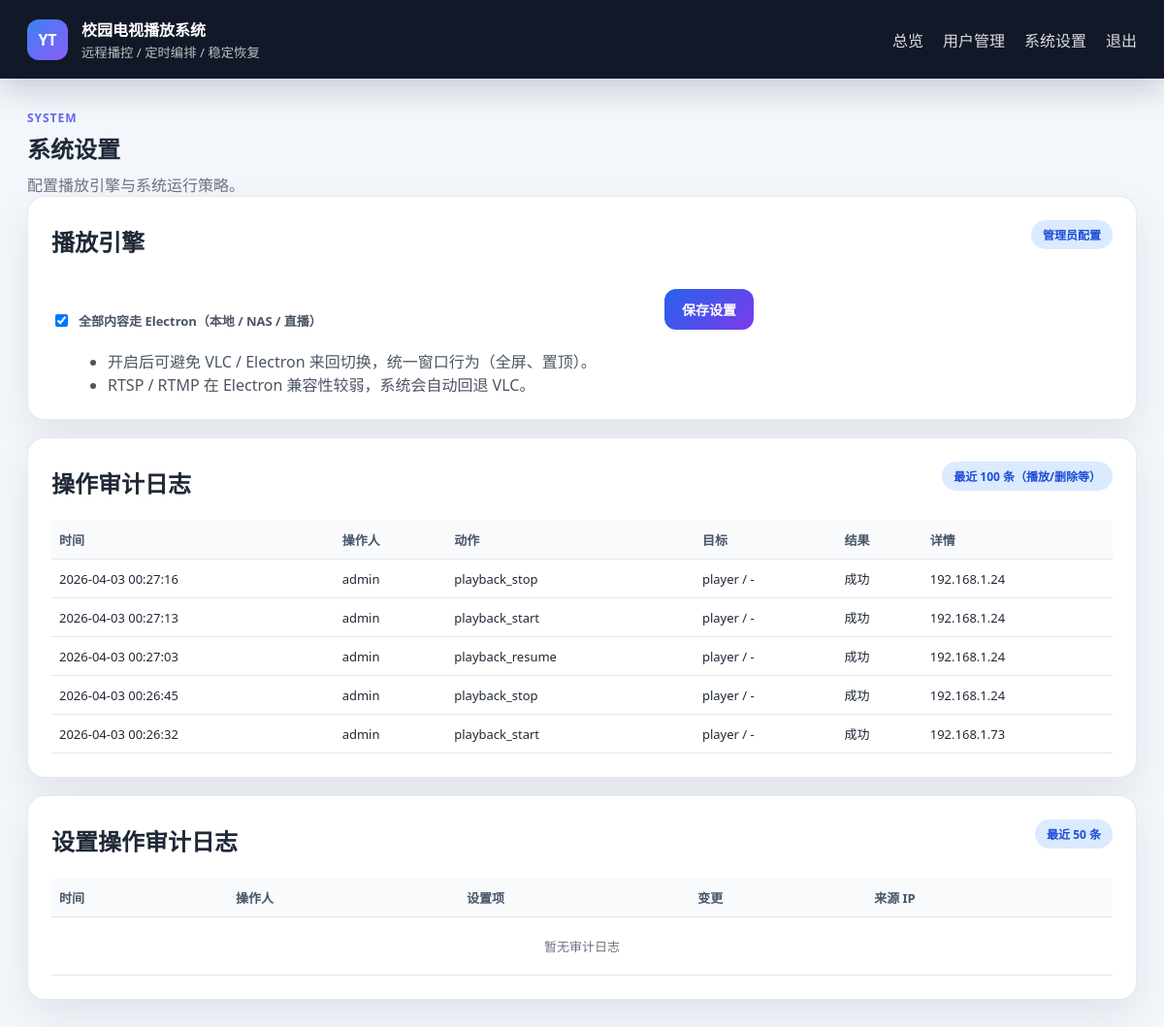
Before: /settings (signed in) with the older database file.
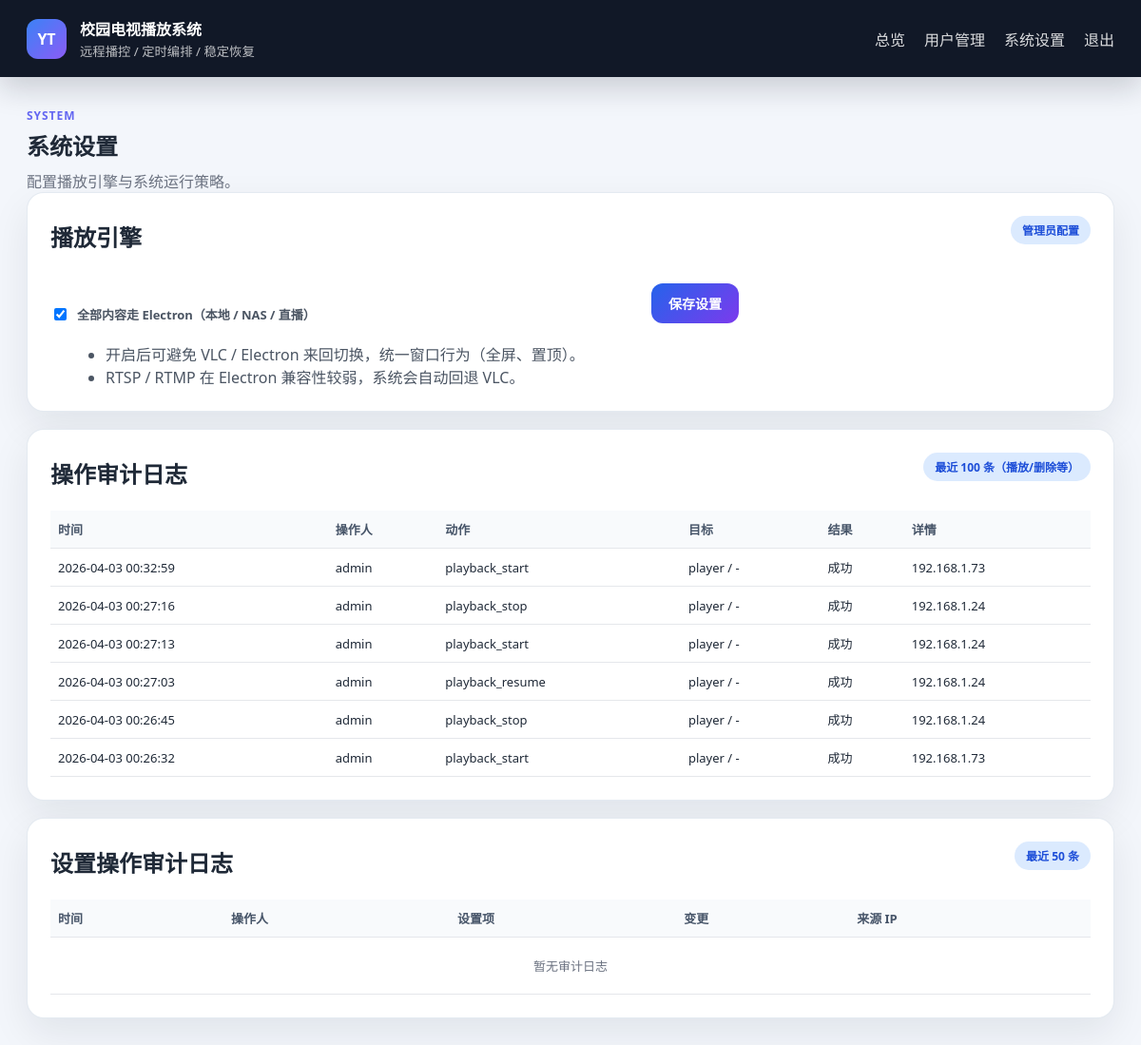
After: the same page with the newer database file.
### models.py (models this page shows, shortened)
class OperationAuditLog(db.Model):
    __tablename__ = "operation_audit_log"
    id = db.Column(db.Integer, primary_key=True)
    action = db.Column(db.String(100), nullable=False, index=True)  # playback_start / playback_stop / schedule_delete
    target_type = db.Column(db.String(50), nullable=False, default="system")  # schedule/player/system
    target_id = db.Column(db.String(100), nullable=False, default="")
    success = db.Column(db.Boolean, nullable=False, default=True)
    detail = db.Column(db.String(500), nullable=False, default="")
    operator_user_id = db.Column(db.Integer, nullable=True, index=True)
    operator_username = db.Column(db.String(50), nullable=False, default="")
    remote_addr = db.Column(db.String(100), nullable=False, default="")
    user_agent = db.Column(db.String(500), nullable=False, default="")
    created_at = db.Column(db.DateTime, nullable=False, default=datetime.now, index=True)

### web/routes.py (the view, shortened to what this page needs)
@main.route("/settings", methods=["GET", "POST"])
@login_required
def settings():
    if not current_user.is_admin:
        flash("只有管理员可以访问系统设置。", "error")
        return redirect(url_for("main.index"))
    all_play_via_electron = _get_setting_bool(SETTING_KEY_ALL_ELECTRON, Config.ALL_PLAY_VIA_ELECTRON)
    audit_logs = (
        SettingAuditLog.query.order_by(SettingAuditLog.created_at.desc(), SettingAuditLog.id.desc())
        .limit(50)
        .all()
    )
    operation_logs = (
        OperationAuditLog.query.order_by(OperationAuditLog.created_at.desc(), OperationAuditLog.id.desc())
        .limit(100)
        .all()
    )
    return render_template(
        "settings.html",
        all_play_via_electron=all_play_via_electron,
        audit_logs=audit_logs,
        operation_logs=operation_logs,
    )

### main.py (called while the page is built)
@login_manager.user_loader
def load_user(user_id):
    try:
        return db.session.get(User, int(user_id))
    except (TypeError, ValueError):
        return None

### web/routes.py (called while the page is built)
def _get_setting_bool(key, default=False):
    item = db.session.get(SystemSetting, key)
    if not item:
        return default
    return str(item.value).strip().lower() in {"1", "true", "yes", "on"}

### templates/settings.html (shortened to what this page needs)
{% extends "base.html" %}
{% block content %}
<section class="page-header">
    <div>
        <span class="eyebrow">System</span>
        <h1>系统设置</h1>
        <p>配置播放引擎与系统运行策略。</p>
    </div>
</section>
<section class="panel">
    <div class="panel-head">
        <h2>播放引擎</h2>
        <span class="chip info">管理员配置</span>
    </div>
    <form method="post" action="{{ url_for('main.settings') }}" class="schedule-form">
        <label class="check-field">
            <input type="checkbox" name="all_play_via_electron" {% if all_play_via_electron %}checked{% endif %}>
            <span>全部内容走 Electron（本地 / NAS / 直播）</span>
        </label>
        <div class="form-actions">
            <button type="submit" class="btn btn-primary">保存设置</button>
        </div>
    </form>
    <ul class="hint-list">
        <li>开启后可避免 VLC / Electron 来回切换，统一窗口行为（全屏、置顶）。</li>
        <li>RTSP / RTMP 在 Electron 兼容性较弱，系统会自动回退 VLC。</li>
    </ul>
</section>
<section class="panel">
    <div class="panel-head">
        <h2>操作审计日志</h2>
        <span class="chip info">最近 100 条（播放/删除等）</span>
    </div>
    <div class="table-wrap">
        <table class="audit-table">
            <thead>
                <tr>
                    <th>时间</th>
                    <th>操作人</th>
                    <th>动作</th>
                    <th>目标</th>
                    <th>结果</th>
                    <th>详情</th>
                </tr>
            </thead>
            <tbody>
                {% for item in operation_logs %}
                <tr>
                    <td>{{ item.created_at.strftime('%Y-%m-%d %H:%M:%S') }}</td>
                    <td>{{ item.operator_username or ('UID:' ~ item.operator_user_id) }}</td>
                    <td>{{ item.action }}</td>
                    <td>{{ item.target_type }} / {{ item.target_id or '-' }}</td>
                    <td>{{ '成功' if item.success else '失败' }}</td>
                    <td title="{{ item.user_agent }}">{{ item.detail or item.remote_addr }}</td>
                </tr>
                {% else %}
                <tr>
                    <td colspan="6" class="empty-cell">暂无操作审计日志</td>
                </tr>
                {% endfor %}
            </tbody>
        </table>
    </div>
</section>
<section class="panel">
    <div class="panel-head">
        <h2>设置操作审计日志</h2>
        <span class="chip info">最近 50 条</span>
    </div>
    <div class="table-wrap">
        <table class="audit-table">
            <thead>
                <tr>
                    <th>时间</th>
                    <th>操作人</th>
                    <th>设置项</th>
                    <th>变更</th>
                    <th>来源 IP</th>
                </tr>
            </thead>
            <tbody>
                {% for item in audit_logs %}
                <tr>
                    <td>{{ item.created_at.strftime('%Y-%m-%d %H:%M:%S') }}</td>
                    <td>{{ item.operator_username or ('UID:' ~ item.operator_user_id) }}</td>
                    <td>{{ item.setting_key }}</td>
                    <td>{{ item.old_value }} → {{ item.new_value }}</td>
                    <td title="{{ item.user_agent }}">{{ item.remote_addr }}</td>
                </tr>
                {% else %}
                <tr>
                    <td colspan="5" class="empty-cell">暂无审计日志</td>
                </tr>
                {% endfor %}
            </tbody>
        </table>
    </div>
</section>
{% endblock %}

### templates/base.html (shortened to what this page needs)
<!DOCTYPE html>
<html lang="zh-CN">
<head>
    <link rel="stylesheet" href="{{ url_for('static', filename='styles.css') }}">
</head>
<body class="{% block body_class %}{% endblock %}">
    {% if current_user.is_authenticated %}
    <header class="topbar">
        <div class="brand">
            <span class="brand-mark">YT</span>
            <div>
                <strong>校园电视播放系统</strong>
                <small>远程播控 / 定时编排 / 稳定恢复</small>
            </div>
        </div>
        <nav class="nav-links">
            <a href="{{ url_for('main.index') }}">总览</a>
            {% if current_user.is_admin %}
            <a href="{{ url_for('main.manage_users') }}">用户管理</a>
            <a href="{{ url_for('main.settings') }}">系统设置</a>
            {% endif %}
            <a href="{{ url_for('main.logout') }}">退出</a>
        </nav>
    </header>
    {% endif %}
    <main class="page-shell">
        {% block content %}{% endblock %}
    </main>
</body>
</html>

### static/styles.css (style rules this page uses)
* { box-sizing: border-box; }
body { margin: 0; font-family: "Segoe UI", "Microsoft YaHei", sans-serif; color: #1f2937; background: #f3f6fb; }
a { color: inherit; text-decoration: none; }
.topbar { display: flex; justify-content: space-between; align-items: center; padding: 18px 28px; background: #111827; color: #fff; box-shadow: 0 12px 30px rgba(17, 24, 39, 0.18); }
.brand { display: flex; align-items: center; gap: 14px; }
.brand-mark { width: 42px; height: 42px; display: inline-flex; align-items: center; justify-content: center; border-radius: 12px; background: linear-gradient(135deg, #3b82f6, #8b5cf6); font-weight: 700; }
.brand small { display: block; color: rgba(255, 255, 255, 0.72); margin-top: 2px; }
.nav-links { display: flex; gap: 20px; }
.nav-links a { color: rgba(255, 255, 255, 0.85); }
.page-shell { max-width: 1280px; margin: 0 auto; padding: 28px; }
.page-header, .panel-head { display: flex; justify-content: space-between; align-items: flex-start; gap: 16px; }
.page-header h1, .panel-head h2 { margin: 4px 0 8px; }
.page-header p, .panel-head p { margin: 0; color: #6b7280; }
.eyebrow { display: inline-block; font-size: 12px; letter-spacing: 0.08em; text-transform: uppercase; color: #6366f1; font-weight: 700; }
.soft-badge, .chip { display: inline-flex; align-items: center; border-radius: 999px; padding: 6px 12px; font-size: 12px; font-weight: 700; background: #e5e7eb; color: #374151; }
.chip.info { background: #dbeafe; color: #1d4ed8; }
.stat-card, .panel, .auth-card, .user-card, .screen-card, .schedule-card { background: #fff; border-radius: 18px; box-shadow: 0 16px 40px rgba(15, 23, 42, 0.08); border: 1px solid rgba(226, 232, 240, 0.9); }
.panel { padding: 24px; margin-bottom: 18px; }
.btn { border: none; border-radius: 12px; padding: 11px 18px; font-size: 14px; font-weight: 700; cursor: pointer; }
.btn-primary { background: linear-gradient(135deg, #2563eb, #7c3aed); color: #fff; }
.schedule-form { display: grid; grid-template-columns: repeat(3, minmax(0, 1fr)); gap: 16px; margin-top: 18px; }
.field, .check-field { display: flex; flex-direction: column; gap: 8px; }
.field span, .check-field span { font-size: 13px; color: #4b5563; font-weight: 700; }
.check-field { flex-direction: row; align-items: center; margin-top: 29px; }
.form-actions { display: flex; align-items: flex-end; justify-content: flex-end; }
.hint-list { margin: 20px 0 0 18px; color: #4b5563; }
.table-wrap { overflow: auto; margin-top: 14px; }
.audit-table { width: 100%; border-collapse: collapse; font-size: 13px; }
.audit-table th, .audit-table td { border-bottom: 1px solid #e5e7eb; padding: 10px 8px; text-align: left; white-space: nowrap; }
.audit-table th { color: #475569; font-weight: 700; background: #f8fafc; position: sticky; top: 0; }
.audit-table .empty-cell { text-align: center; color: #6b7280; padding: 20px 8px; }

Changed rows visible on the page:
added OperationAuditLog: created_at "2026-04-03 00:32:59", operator_username "admin", action "playback_start", target_type "player", target "-", success "成功", detail+remote_addr "192.168.1.73"
